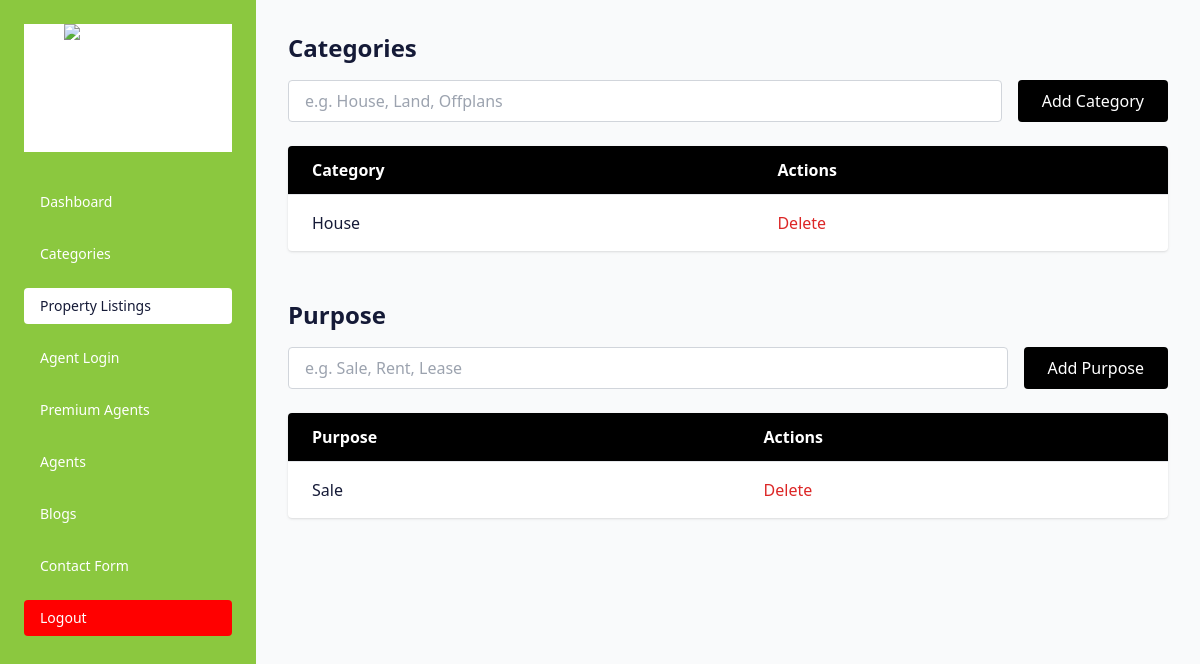
The app's page /admin_panel/category, older data.
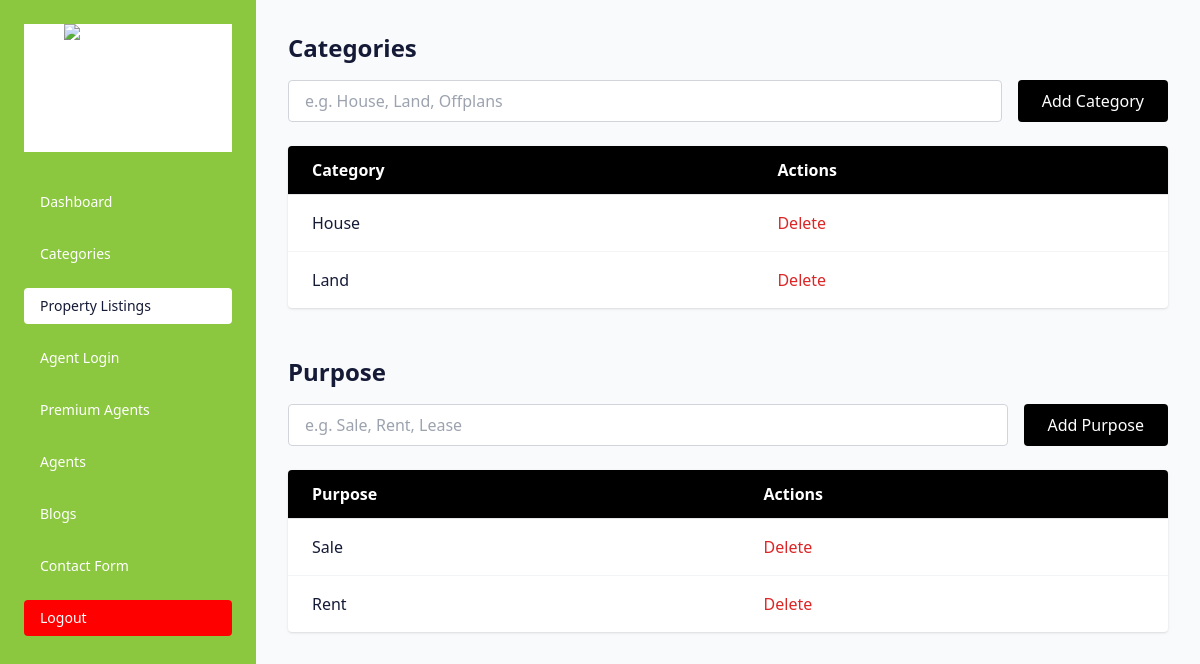
The same page, newer data.
### developer/models.py (models this page shows, shortened)
class Category(models.Model):
    name = models.CharField(max_length=100)

class Purpose(models.Model):
    name = models.CharField(max_length=100)

### developer/views.py (the view, shortened to what this page needs)
# urls.py: path('category', views.categories, name="categories"),
def categories(request):
    categories = Category.objects.all()
    purposes = Purpose.objects.all()
    return render(request, 'admin_categories.html', {
        'categories': categories,
        'purposes': purposes
    })

### developer/templates/admin_categories.html (shortened to what this page needs)
{% load static %}
<!DOCTYPE html>
<html lang="en">
<head>
  <script src="https://cdn.tailwindcss.com"></script>
</head>
<body class="bg-white text-[#151a37] font-sans">
  <div class="flex min-h-screen">
    <aside class="w-64 bg-[#8bc83f] text-white p-6 fixed h-screen">
      <div class="flex items-center justify-center mb-8 bg-white">
        <img src="./static/images/logo.png" alt="Logo" class="w-32 h-32 object-contain">
      </div>
      <nav>
        <ul class="space-y-4 text-sm">
           <li>
            <a href="admin_dashboard.html" class="block py-2 px-4 rounded hover:bg-white hover:text-[#151a37]">
              Dashboard
            </a>
          </li>
          <li>
              <a
                href="{% url 'categories' %}"
                class="block py-2 px-4 rounded hover:bg-white hover:text-[#151a37]"
              >
                Categories
              </a>
            </li>
            <li>
              <a
                href="{% url 'add_property' %}"
                class="block py-2 px-4 rounded bg-white text-[#151a37]"
              >
                Property Listings
              </a>
            </li>
            <li>
              <a
                href="{% url 'agents_login' %}"
                class="block py-2 px-4 rounded hover:bg-white hover:text-[#151a37]"
              >
                Agent Login
              </a>
            </li>
            <li>
              <a
                href="{% url 'admin_premiumagents' %}"
                class="block py-2 px-4 rounded hover:bg-white hover:text-[#151a37]"
              >
                Premium Agents
              </a>
            </li>
         <li>
              <a
                href="{% url 'admin_agents' %}"
                class="block py-2 px-4 rounded hover:bg-white hover:text-[#151a37]"
              >
                Agents
              </a>
            </li>
          <li>
            <a href="admin_blogs.html" class="block py-2 px-4 rounded hover:bg-white hover:text-[#151a37]">
              Blogs
            </a>
          </li>
          <li>
            <a href="admin_contact.html" class="block py-2 px-4 rounded hover:bg-white hover:text-[#151a37]">
              Contact Form
            </a>
          </li>
          <li>
  <a href="{% url 'logout' %}" class="block py-2 px-4 rounded bg-[red] text-white">
    Logout
  </a>
</li>
        </ul>
      </nav>
    </aside>
<main class="ml-64 p-8 w-full bg-gray-50 min-h-screen">
<section class="mb-12">
    <h2 class="text-2xl font-bold mb-4">Categories</h2>
    <form class="flex flex-col sm:flex-row gap-4 mb-6" method="POST">
      <input
        type="text" name="name"
        placeholder="e.g. House, Land, Offplans"
        class="flex-1 px-4 py-2 border border-gray-300 rounded focus:outline-none focus:ring-2 focus:ring-[#8bc83f]"
        required
      />
      <button
        type="submit" name="add"
        class="bg-black text-white px-6 py-2 rounded hover:bg-[#76a934]"
      >
        Add Category
      </button>
    </form>
    <div class="overflow-x-auto bg-white shadow rounded">
      <table class="min-w-full divide-y divide-gray-200">
        <thead class="bg-black text-white">
          <tr>
            <th class="text-left px-6 py-3">Category</th>
            <th class="text-left px-6 py-3">Actions</th>
          </tr>
        </thead>
        <tbody class="divide-y divide-gray-100">
          {% for category in categories %}
          <tr>
            <td class="px-6 py-4">{{ category.name }}</td>
            <td class="px-6 py-4">
              <form method="POST" onsubmit="return confirm('Delete this category?');">
                <button
                  type="submit" name="delete"
                  class="text-red-600 hover:text-red-800"
                >
                  Delete
                </button>
              </form>
            </td>
          </tr>
          {% empty %}
          <tr>
            <td colspan="2" class="px-6 py-4 text-gray-500">No categories found.</td>
          </tr>
          {% endfor %}
        </tbody>
      </table>
    </div>
</section>
<section class="mb-12 ">
  <h2 class="text-2xl font-bold mb-4">Purpose</h2>
  <form class="flex flex-col sm:flex-row gap-4 mb-6" method="POST">
    <input
      type="text" name="purposename"
      placeholder="e.g. Sale, Rent, Lease"
      class="flex-1 px-4 py-2 border border-gray-300 rounded focus:outline-none focus:ring-2 focus:ring-[#8bc83f]"
      required
    />
    <button
      type="submit" name="add"
      class="bg-black text-white px-6 py-2 rounded hover:bg-[#76a934]"
    >
      Add Purpose
    </button>
  </form>
  <div class="overflow-x-auto bg-white shadow rounded">
    <table class="min-w-full divide-y divide-gray-200">
      <thead class="bg-black text-white">
        <tr>
          <th class="text-left px-6 py-3">Purpose</th>
          <th class="text-left px-6 py-3">Actions</th>
        </tr>
      </thead>
      <tbody class="divide-y divide-gray-100">
        {% for purpose in purposes %}
        <tr>
          <td class="px-6 py-4">{{ purpose.name }}</td>
          <td class="px-6 py-4">
            <form method="POST" onsubmit="return confirm('Delete this purpose?');">
              <button
                type="submit" name="delete"
                class="text-red-600 hover:text-red-800"
              >
                Delete
              </button>
            </form>
          </td>
        </tr>
        {% empty %}
        <tr>
          <td colspan="2" class="px-6 py-4 text-gray-500">No purposes found.</td>
        </tr>
        {% endfor %}
      </tbody>
    </table>
  </div>
</section>
</main>
</div>
</body>
</html>

Row changes from the older to the newer data that the page shows:
added Category: name "Land"
added Purpose: name "Rent"
